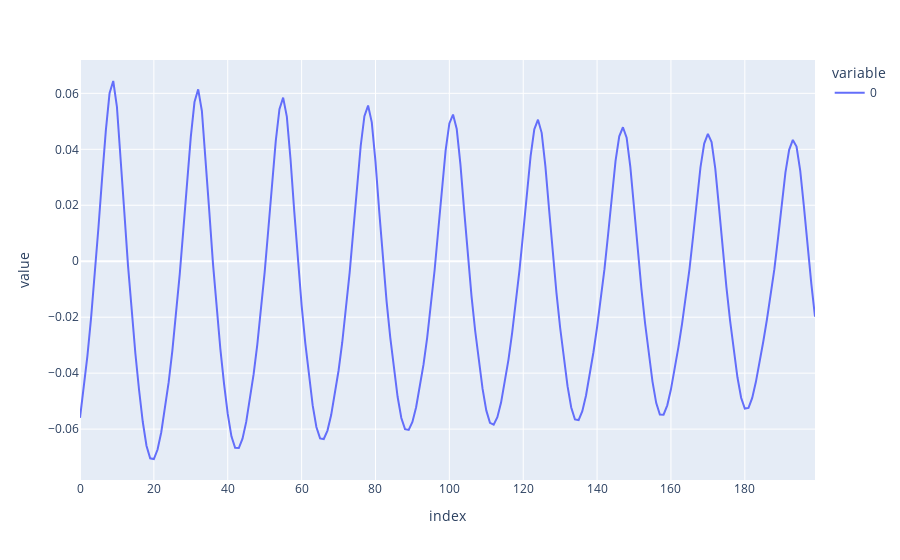

The cell this chart's notebook holds for it:
### Code cell
px.line(0.09 - np.linalg.norm(dq, axis=1)*3e-7)

### Figure 1 — Plotly figure (JSON) as saved in the notebook; plotly's stock layout.template omitted (floating-point values rounded to 4 significant figures; data arrays with more than 128 entries replaced by an {"elided": "..."} marker saying what was removed)
{"data": [{"hovertemplate": "variable=0<br>index=%{x}<br>value=%{y}<extra></extra>", "legendgroup": "0", "line": {"color": "#636efa", "dash": "solid"}, "mode": "lines", "name": "0", "orientation": "v", "showlegend": true, "type": "scatter", "x": {"elided": "200 int values"}, "xaxis": "x", "y": {"elided": "200 float values"}, "yaxis": "y"}], "layout": {"legend": {"title": {"text": "variable"}, "tracegroupgap": 0}, "margin": {"t": 60}, "xaxis": {"anchor": "y", "domain": [0, 1], "title": {"text": "index"}}, "yaxis": {"anchor": "x", "domain": [0, 1], "title": {"text": "value"}}}}
